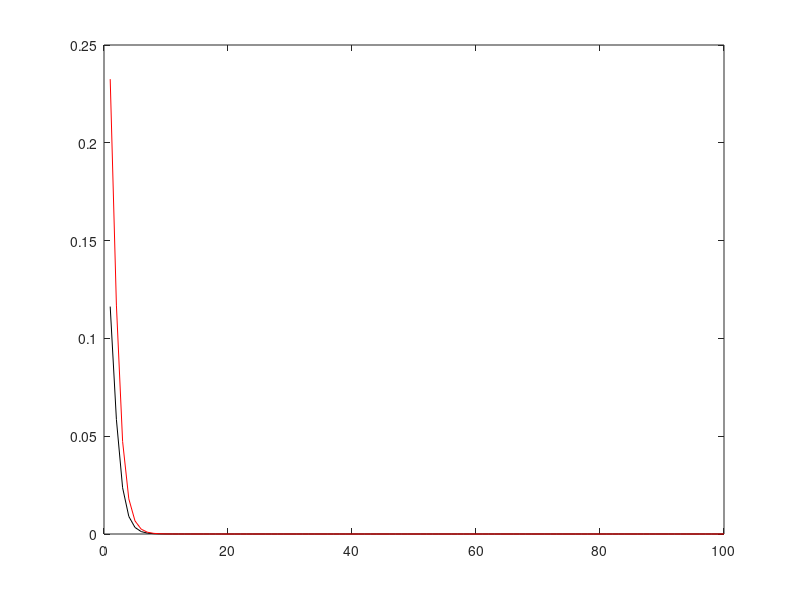

Write MATLAB code to recreate this figure.
%%HW 4

%1)

% differential equation in matrix form
A = [ 0 0 -1; 2 0 0; -1 2 4];
I = [1 0 0; 0 1 0; 0 0 1];

A_e = eig(A)

% eigenvalues of the matrix A

sigma_1 = A_e(1);
sigma_2 = A_e(2);
sigma_3 = A_e(3);

A_1 = A - sigma_1*I;
rref(A_1);

A_2 = A - sigma_2*I;
rref(A_2);

A_3 = A - sigma_3*I;
rref(A_3);

B = [-1 -1 -2 7; 2 -2 -1 5; -1 1 8 5];
rref(B)

%2) Radioactive Nuclei decay dN/dt = -lambda * N

t = linspace(1,100,100);

s1 = 1;
s2 = 2;
N0 = 0.5;

N2 = s1 * N0 * (s2 - s1)*(exp(-s1*t) - exp(-s2*t))

plot(N2, 'k' )

hold on

s3 = 2;
s4 = 1;

N2_1 = s3 * N0 * (s4 - s3)*(exp(-s3*t) - exp(-s4*t))

plot(N2_1, 'r')
